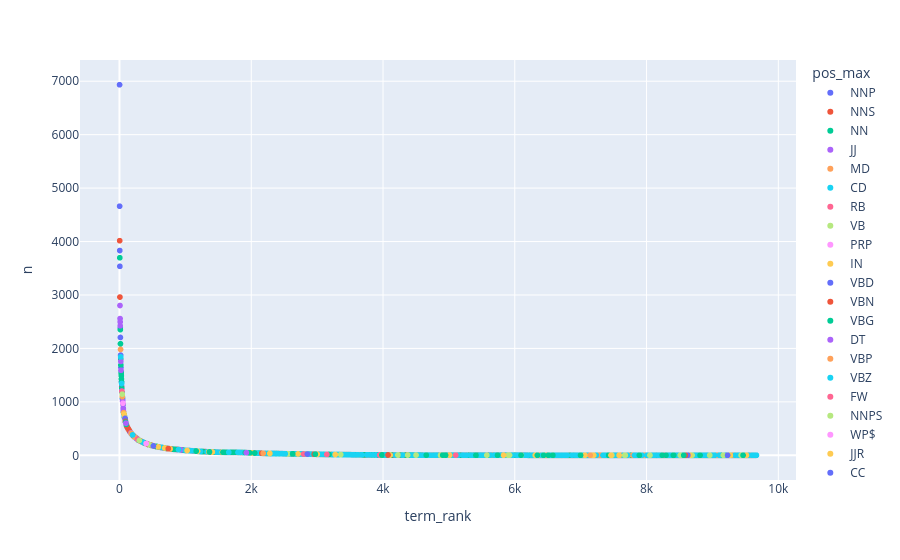

Notebook code cell kept with this figure:
### Code cell
px.scatter(VSAMP1, x='term_rank', y='n', log_y=False, log_x=False, hover_name='term_str', color='pos_max')

### Figure 1 — Plotly figure (JSON) as saved in the notebook; plotly's stock layout.template omitted (floating-point values rounded to 4 significant figures; data arrays with more than 128 entries replaced by an {"elided": "..."} marker saying what was removed)
{"data": [{"hovertemplate": "<b>%{hovertext}</b><br><br>pos_max=NNP<br>term_rank=%{x}<br>n=%{y}<extra></extra>", "hovertext": {"elided": "702 str values"}, "legendgroup": "NNP", "marker": {"color": "#636efa", "symbol": "circle"}, "mode": "markers", "name": "NNP", "showlegend": true, "type": "scattergl", "x": {"elided": "702 int values"}, "xaxis": "x", "y": {"elided": "702 int values"}, "yaxis": "y"}, {"hovertemplate": "<b>%{hovertext}</b><br><br>pos_max=NNS<br>term_rank=%{x}<br>n=%{y}<extra></extra>", "hovertext": {"elided": "1553 str values"}, "legendgroup": "NNS", "marker": {"color": "#EF553B", "symbol": "circle"}, "mode": "markers", "name": "NNS", "showlegend": true, "type": "scattergl", "x": {"elided": "1553 int values"}, "xaxis": "x", "y": {"elided": "1553 int values"}, "yaxis": "y"}, {"hovertemplate": "<b>%{hovertext}</b><br><br>pos_max=NN<br>term_rank=%{x}<br>n=%{y}<extra></extra>", "hovertext": {"elided": "2694 str values"}, "legendgroup": "NN", "marker": {"color": "#00cc96", "symbol": "circle"}, "mode": "markers", "name": "NN", "showlegend": true, "type": "scattergl", "x": {"elided": "2694 int values"}, "xaxis": "x", "y": {"elided": "2694 int values"}, "yaxis": "y"}, {"hovertemplate": "<b>%{hovertext}</b><br><br>pos_max=JJ<br>term_rank=%{x}<br>n=%{y}<extra></extra>", "hovertext": {"elided": "1540 str values"}, "legendgroup": "JJ", "marker": {"color": "#ab63fa", "symbol": "circle"}, "mode": "markers", "name": "JJ", "showlegend": true, "type": "scattergl", "x": {"elided": "1540 int values"}, "xaxis": "x", "y": {"elided": "1540 int values"}, "yaxis": "y"}, {"hovertemplate": "<b>%{hovertext}</b><br><br>pos_max=MD<br>term_rank=%{x}<br>n=%{y}<extra></extra>", "hovertext": ["must", "may", "would", "shall", "could", "ought", "might"], "legendgroup": "MD", "marker": {"color": "#FFA15A", "symbol": "circle"}, "mode": "markers", "name": "MD", "showlegend": true, "type": "scattergl", "x": [16, 44, 63, 165, 311, 919, 942], "xaxis": "x", "y": [1981, 1097, 798, 428, 273, 103, 101], "yaxis": "y"}, {"hovertemplate": "<b>%{hovertext}</b><br><br>pos_max=CD<br>term_rank=%{x}<br>n=%{y}<extra></extra>", "hovertext": ["one", "th", "two", "three", "four", "five", "eight", "ten", "seven", "million", "hundred", "twenty", "six", "nine", "billion", "undergone", "st", "nd", "ths", "rd", "rds"], "legendgroup": "CD", "marker": {"color": "#19d3f3", "symbol": "circle"}, "mode": "markers", "name": "CD", "showlegend": true, "type": "scattergl", "x": [18, 32, 72, 114, 288, 399, 447, 847, 1173, 1349, 1408, 2064, 2222, 2694, 4424, 4583, 5549, 6096, 7561, 9490, 9491], "xaxis": "x", "y": [1841, 1343, 746, 539, 286, 223, 199, 112, 78, 64, 61, 43, 37, 26, 4, 4, 2, 2, 1, 1, 1], "yaxis": "y"}, {"hovertemplate": "<b>%{hovertext}</b><br><br>pos_max=RB<br>term_rank=%{x}<br>n=%{y}<extra></extra>", "hovertext": {"elided": "403 str values"}, "legendgroup": "RB", "marker": {"color": "#FF6692", "symbol": "circle"}, "mode": "markers", "name": "RB", "showlegend": true, "type": "scattergl", "x": {"elided": "403 int values"}, "xaxis": "x", "y": {"elided": "403 int values"}, "yaxis": "y"}, {"hovertemplate": "<b>%{hovertext}</b><br><br>pos_max=VB<br>term_rank=%{x}<br>n=%{y}<extra></extra>", "hovertext": {"elided": "605 str values"}, "legendgroup": "VB", "marker": {"color": "#B6E880", "symbol": "circle"}, "mode": "markers", "name": "VB", "showlegend": true, "type": "scattergl", "x": {"elided": "605 int values"}, "xaxis": "x", "y": {"elided": "605 int values"}, "yaxis": "y"}, {"hovertemplate": "<b>%{hovertext}</b><br><br>pos_max=PRP<br>term_rank=%{x}<br>n=%{y}<extra></extra>", "hovertext": ["us", "oneself"], "legendgroup": "PRP", "marker": {"color": "#FF97FF", "symbol": "circle"}, "mode": "markers", "name": "PRP", "showlegend": true, "type": "scattergl", "x": [52, 7679], "xaxis": "x", "y": [975, 1], "yaxis": "y"}, {"hovertemplate": "<b>%{hovertext}</b><br><br>pos_max=IN<br>term_rank=%{x}<br>n=%{y}<extra></extra>", "hovertext": ["among", "without", "within", "upon", "throughout", "like", "along", "since", "via", "whether", "unless", "although", "behind", "though", "except", "outside", "inside", "beyond", "per", "near", "blind", "around", "despite", "dislike", "hamper", "across", "toward", "besides", "witness", "undermines", "till", "thereupon", "alongside", "beneath", "unlike", "wherein", "obtuse", "obliterates", "obedience", "pause", "lest", "befell"], "legendgroup": "IN", "marker": {"color": "#FECB52", "symbol": "circle"}, "mode": "markers", "name": "IN", "showlegend": true, "type": "scattergl", "x": [69, 80, 162, 175, 206, 270, 351, 388, 394, 407, 434, 517, 528, 532, 668, 747, 820, 903, 909, 1003, 1813, 1915, 2030, 2414, 2446, 2700, 3029, 3337, 3378, 3462, 4051, 4608, 4658, 4740, 6114, 7143, 7709, 7786, 7870, 7959, 8332, 8818], "xaxis": "x", "y": [772, 702, 433, 413, 374, 306, 248, 226, 224, 218, 205, 175, 171, 171, 140, 124, 113, 106, 105, 92, 54, 50, 44, 31, 30, 26, 20, 13, 12, 11, 6, 3, 3, 3, 2, 1, 1, 1, 1, 1, 1, 1], "yaxis": "y"}, {"hovertemplate": "<b>%{hovertext}</b><br><br>pos_max=VBD<br>term_rank=%{x}<br>n=%{y}<extra></extra>", "hovertext": {"elided": "265 str values"}, "legendgroup": "VBD", "marker": {"color": "#636efa", "symbol": "circle"}, "mode": "markers", "name": "VBD", "showlegend": true, "type": "scattergl", "x": {"elided": "265 int values"}, "xaxis": "x", "y": {"elided": "265 int values"}, "yaxis": "y"}, {"hovertemplate": "<b>%{hovertext}</b><br><br>pos_max=VBN<br>term_rank=%{x}<br>n=%{y}<extra></extra>", "hovertext": {"elided": "648 str values"}, "legendgroup": "VBN", "marker": {"color": "#EF553B", "symbol": "circle"}, "mode": "markers", "name": "VBN", "showlegend": true, "type": "scattergl", "x": {"elided": "648 int values"}, "xaxis": "x", "y": {"elided": "648 int values"}, "yaxis": "y"}, {"hovertemplate": "<b>%{hovertext}</b><br><br>pos_max=VBG<br>term_rank=%{x}<br>n=%{y}<extra></extra>", "hovertext": {"elided": "574 str values"}, "legendgroup": "VBG", "marker": {"color": "#00cc96", "symbol": "circle"}, "mode": "markers", "name": "VBG", "showlegend": true, "type": "scattergl", "x": {"elided": "574 int values"}, "xaxis": "x", "y": {"elided": "574 int values"}, "yaxis": "y"}, {"hovertemplate": "<b>%{hovertext}</b><br><br>pos_max=DT<br>term_rank=%{x}<br>n=%{y}<extra></extra>", "hovertext": ["another", "every", "neither", "tooth", "annes"], "legendgroup": "DT", "marker": {"color": "#ab63fa", "symbol": "circle"}, "mode": "markers", "name": "DT", "showlegend": true, "type": "scattergl", "x": [98, 172, 937, 2077, 7213], "xaxis": "x", "y": [601, 420, 101, 42, 1], "yaxis": "y"}, {"hovertemplate": "<b>%{hovertext}</b><br><br>pos_max=VBP<br>term_rank=%{x}<br>n=%{y}<extra></extra>", "hovertext": {"elided": "135 str values"}, "legendgroup": "VBP", "marker": {"color": "#FFA15A", "symbol": "circle"}, "mode": "markers", "name": "VBP", "showlegend": true, "type": "scattergl", "x": {"elided": "135 int values"}, "xaxis": "x", "y": {"elided": "135 int values"}, "yaxis": "y"}, {"hovertemplate": "<b>%{hovertext}</b><br><br>pos_max=VBZ<br>term_rank=%{x}<br>n=%{y}<extra></extra>", "hovertext": {"elided": "364 str values"}, "legendgroup": "VBZ", "marker": {"color": "#19d3f3", "symbol": "circle"}, "mode": "markers", "name": "VBZ", "showlegend": true, "type": "scattergl", "x": {"elided": "364 int values"}, "xaxis": "x", "y": {"elided": "364 int values"}, "yaxis": "y"}, {"hovertemplate": "<b>%{hovertext}</b><br><br>pos_max=FW<br>term_rank=%{x}<br>n=%{y}<extra></extra>", "hovertext": ["ie", "vulgar", "de", "equip", "la"], "legendgroup": "FW", "marker": {"color": "#FF6692", "symbol": "circle"}, "mode": "markers", "name": "FW", "showlegend": true, "type": "scattergl", "x": [274, 2794, 3950, 5104, 8276], "xaxis": "x", "y": [301, 24, 6, 3, 1], "yaxis": "y"}, {"hovertemplate": "<b>%{hovertext}</b><br><br>pos_max=NNPS<br>term_rank=%{x}<br>n=%{y}<extra></extra>", "hovertext": ["states", "communists", "academies", "harmonians", "italians", "socialists", "abyssinians", "phalanstres", "saints", "seristeries", "chartists", "soviets", "algerians", "alexanders", "conflans", "owenites", "moroccans", "philistines", "germans", "russians", "romans", "quixotes"], "legendgroup": "NNPS", "marker": {"color": "#B6E880", "symbol": "circle"}, "mode": "markers", "name": "NNPS", "showlegend": true, "type": "scattergl", "x": [302, 456, 2561, 4226, 4374, 4501, 4873, 5576, 5899, 5920, 6100, 6449, 7464, 7474, 7677, 8052, 8512, 8664, 8691, 8959, 9165, 9435], "xaxis": "x", "y": [278, 196, 28, 5, 4, 4, 3, 2, 2, 2, 2, 1, 1, 1, 1, 1, 1, 1, 1, 1, 1, 1], "yaxis": "y"}, {"hovertemplate": "<b>%{hovertext}</b><br><br>pos_max=WP$<br>term_rank=%{x}<br>n=%{y}<extra></extra>", "hovertext": ["whose"], "legendgroup": "WP$", "marker": {"color": "#FF97FF", "symbol": "circle"}, "mode": "markers", "name": "WP$", "showlegend": true, "type": "scattergl", "x": [404], "xaxis": "x", "y": [221], "yaxis": "y"}, {"hovertemplate": "<b>%{hovertext}</b><br><br>pos_max=JJR<br>term_rank=%{x}<br>n=%{y}<extra></extra>", "hovertext": ["lower", "higher", "larger", "stronger", "weaker", "deeper", "greater", "earlier", "better", "broader", "smaller", "lesser", "soldier", "bigger", "tiger", "worse", "easier", "cheaper", "slower", "fewer", "richer", "stockholder", "firmer", "wider", "wealthier", "taller", "thicker", "older", "mightier", "borrower", "happier"], "legendgroup": "JJR", "marker": {"color": "#FECB52", "symbol": "circle"}, "mode": "markers", "name": "JJR", "showlegend": true, "type": "scattergl", "x": [514, 589, 687, 765, 1026, 1186, 1356, 1410, 1561, 2000, 2021, 2028, 2282, 2710, 3002, 3276, 3979, 4108, 4905, 5010, 5830, 6311, 6323, 7065, 7164, 7198, 7583, 7672, 8656, 9272, 9516], "xaxis": "x", "y": [175, 157, 137, 121, 90, 77, 64, 61, 57, 46, 45, 44, 35, 26, 20, 14, 6, 5, 3, 3, 2, 1, 1, 1, 1, 1, 1, 1, 1, 1, 1], "yaxis": "y"}, {"hovertemplate": "<b>%{hovertext}</b><br><br>pos_max=CC<br>term_rank=%{x}<br>n=%{y}<extra></extra>", "hovertext": ["either", "sloth", "minus"], "legendgroup": "CC", "marker": {"color": "#636efa", "symbol": "circle"}, "mode": "markers", "name": "CC", "showlegend": true, "type": "scattergl", "x": [515, 2852, 8627], "xaxis": "x", "y": [175, 23, 1], "yaxis": "y"}, {"hovertemplate": "<b>%{hovertext}</b><br><br>pos_max=RBR<br>term_rank=%{x}<br>n=%{y}<extra></extra>", "hovertext": ["less", "faster", "closer", "sharper", "meaningless"], "legendgroup": "RBR", "marker": {"color": "#EF553B", "symbol": "circle"}, "mode": "markers", "name": "RBR", "showlegend": true, "type": "scattergl", "x": [741, 2159, 2955, 4076, 8589], "xaxis": "x", "y": [125, 39, 21, 6, 1], "yaxis": "y"}, {"hovertemplate": "<b>%{hovertext}</b><br><br>pos_max=JJS<br>term_rank=%{x}<br>n=%{y}<extra></extra>", "hovertext": ["best", "west", "slightest", "wealthiest", "manifest", "least", "narrowest", "greatest", "highest", "smallest", "lowest", "poorest", "earliest", "surest", "largest", "fastest", "strongest", "crudest", "simplest", "sharpest", "wisest", "earnest", "easiest", "noblest", "clearest", "lightest", "latest", "longest", "merest", "grossest", "purest"], "legendgroup": "JJS", "marker": {"color": "#00cc96", "symbol": "circle"}, "mode": "markers", "name": "JJS", "showlegend": true, "type": "scattergl", "x": [1164, 1366, 1571, 1911, 1976, 2051, 2628, 2973, 3180, 3982, 4656, 4906, 4949, 5411, 5738, 6095, 6343, 6438, 6509, 6578, 6998, 7425, 7426, 7891, 8239, 8295, 8406, 8412, 8565, 8812, 9465], "xaxis": "x", "y": [79, 63, 57, 50, 46, 43, 27, 21, 16, 6, 3, 3, 3, 2, 2, 2, 1, 1, 1, 1, 1, 1, 1, 1, 1, 1, 1, 1, 1, 1, 1], "yaxis": "y"}, {"hovertemplate": "<b>%{hovertext}</b><br><br>pos_max=WDT<br>term_rank=%{x}<br>n=%{y}<extra></extra>", "hovertext": ["whatever"], "legendgroup": "WDT", "marker": {"color": "#ab63fa", "symbol": "circle"}, "mode": "markers", "name": "WDT", "showlegend": true, "type": "scattergl", "x": [1925], "xaxis": "x", "y": [49], "yaxis": "y"}, {"hovertemplate": "<b>%{hovertext}</b><br><br>pos_max=WP<br>term_rank=%{x}<br>n=%{y}<extra></extra>", "hovertext": ["whoever", "wherever"], "legendgroup": "WP", "marker": {"color": "#FFA15A", "symbol": "circle"}, "mode": "markers", "name": "WP", "showlegend": true, "type": "scattergl", "x": [2181, 7144], "xaxis": "x", "y": [38, 1], "yaxis": "y"}, {"hovertemplate": "<b>%{hovertext}</b><br><br>pos_max=WRB<br>term_rank=%{x}<br>n=%{y}<extra></extra>", "hovertext": ["whenever"], "legendgroup": "WRB", "marker": {"color": "#19d3f3", "symbol": "circle"}, "mode": "markers", "name": "WRB", "showlegend": true, "type": "scattergl", "x": [2516], "xaxis": "x", "y": [29], "yaxis": "y"}, {"hovertemplate": "<b>%{hovertext}</b><br><br>pos_max=UH<br>term_rank=%{x}<br>n=%{y}<extra></extra>", "hovertext": ["yes"], "legendgroup": "UH", "marker": {"color": "#FF6692", "symbol": "circle"}, "mode": "markers", "name": "UH", "showlegend": true, "type": "scattergl", "x": [3148], "xaxis": "x", "y": [17], "yaxis": "y"}, {"hovertemplate": "<b>%{hovertext}</b><br><br>pos_max=RP<br>term_rank=%{x}<br>n=%{y}<extra></extra>", "hovertext": ["aside", "oft"], "legendgroup": "RP", "marker": {"color": "#B6E880", "symbol": "circle"}, "mode": "markers", "name": "RP", "showlegend": true, "type": "scattergl", "x": [3358, 7669], "xaxis": "x", "y": [13, 1], "yaxis": "y"}, {"hovertemplate": "<b>%{hovertext}</b><br><br>pos_max=EX<br>term_rank=%{x}<br>n=%{y}<extra></extra>", "hovertext": ["ecstasy"], "legendgroup": "EX", "marker": {"color": "#FECB52", "symbol": "circle"}, "mode": "markers", "name": "EX", "showlegend": true, "type": "scattergl", "x": [7460], "xaxis": "x", "y": [1], "yaxis": "y"}, {"hovertemplate": "<b>%{hovertext}</b><br><br>pos_max=PRP$<br>term_rank=%{x}<br>n=%{y}<extra></extra>", "hovertext": ["bother"], "legendgroup": "PRP$", "marker": {"color": "#636efa", "symbol": "circle"}, "mode": "markers", "name": "PRP$", "showlegend": true, "type": "scattergl", "x": [9230], "xaxis": "x", "y": [1], "yaxis": "y"}], "layout": {"legend": {"title": {"text": "pos_max"}, "tracegroupgap": 0}, "margin": {"t": 60}, "xaxis": {"anchor": "y", "domain": [0.0, 1.0], "title": {"text": "term_rank"}}, "yaxis": {"anchor": "x", "domain": [0.0, 1.0], "title": {"text": "n"}}}}
